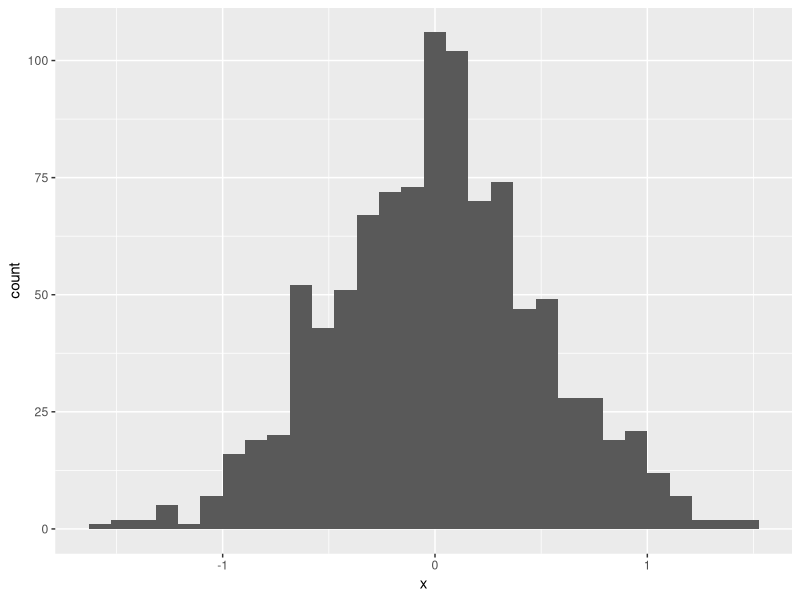
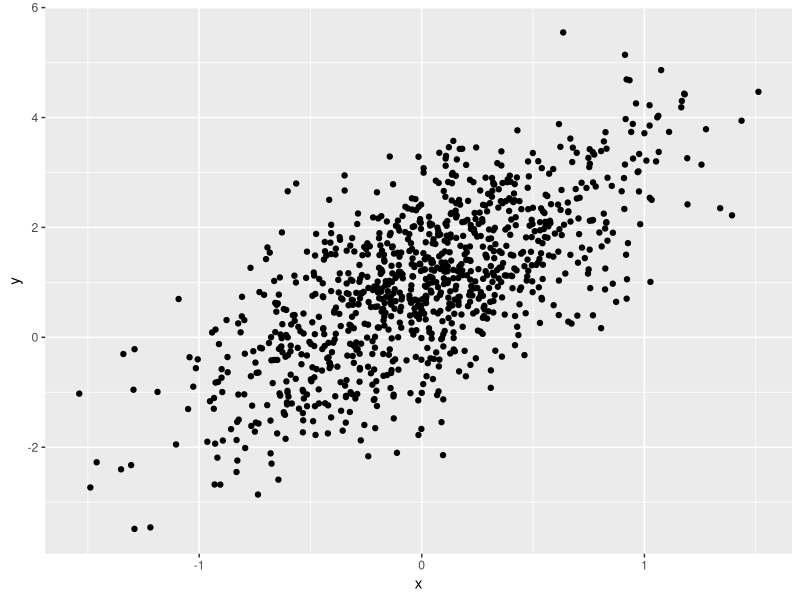
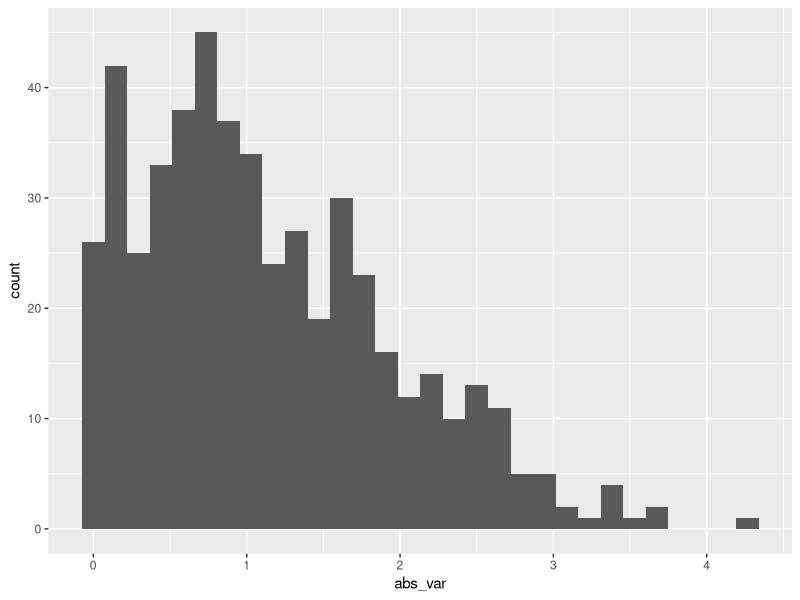

These charts were generated, in order, by the following R code:
## ---- chunk 1
library(tidyverse)
## ---- chunk 2
samp = rnorm(100)
length(samp)
## ---- chunk 3
plot_df =
  tibble(
    x = rnorm(1000, sd = 0.5),
    y = 1 + 2 * x + rnorm(1000)
  )
## ---- chunk 4
ggplot(plot_df, aes(x = x)) + geom_histogram()

ggplot(plot_df, aes(x = x, y = y)) + geom_point()
## ---- chunk 5
set.seed(0)

la_df =
  tibble(
    num_var = rnorm(n = 500, mean = 1),
    log_var = num_var > 0,
    abs_var = abs(num_var)
  )

ggplot(la_df, aes(x = abs_var)) + geom_histogram()
